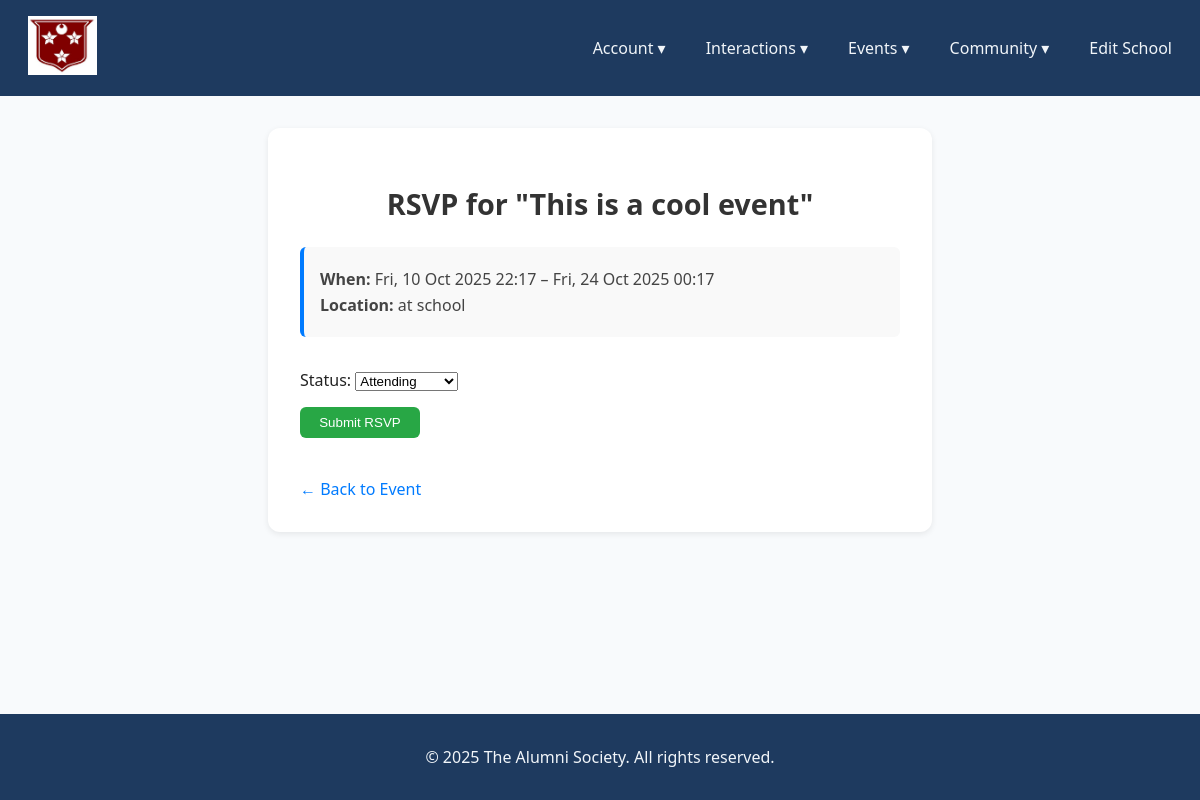
Screenshot of /events/1/rsvp/ (signed in) with the database file from the repository.
### Accounts/models.py (models this page shows, shortened)
class User(AbstractUser):
    school = models.ForeignKey(School, on_delete=models.CASCADE, related_name="users", null=True, blank=True)
    graduation_year = models.PositiveIntegerField(null=True, blank=True)
    occupation = models.CharField(max_length=100, blank=True)
    bio = models.TextField(blank=True)
    linkedin_url = models.URLField(blank=True)
    profile_picture = models.ImageField(upload_to='profile_pics/', blank=True, null=True)
    is_staff_account = models.BooleanField(default=False)
    is_superuser_account = models.BooleanField(default=False)
    is_student_account = models.BooleanField(default=False)

### schools/models.py (models this page shows, shortened)
class School(models.Model):
    name = models.CharField(max_length=255, unique=True)
    logo = models.ImageField(upload_to="school_logos/", blank=True, null=True)
    description = models.TextField(blank=True)
    address = models.TextField(blank=True)
    banner_image = models.ImageField(upload_to="school_banners/", blank=True, null=True)

### events/models.py (models this page shows, shortened)
class Event(models.Model):
    school = models.ForeignKey(
        School,
        on_delete=models.CASCADE,
        related_name="Events",
        default=1
    )
    title = models.CharField(max_length=200)
    description = models.TextField()
    location = models.CharField(max_length=200, blank=True)
    start_time = models.DateTimeField()
    end_time = models.DateTimeField()
    created_by = models.ForeignKey(
        settings.AUTH_USER_MODEL,
        on_delete=models.CASCADE,
        related_name="events_created"
    )
    created_at = models.DateTimeField(auto_now_add=True)
    updated_at = models.DateTimeField(auto_now=True)

class RSVP(models.Model):
    school = models.ForeignKey(
        School,
        on_delete=models.CASCADE,
        related_name="RSVP",
        default=1
    )
    STATUS_CHOICES = [
        ("yes", "Attending"),
        ("maybe", "Maybe"),
        ("no", "Not Attending"),
    ]
    event = models.ForeignKey(Event, related_name="rsvps", on_delete=models.CASCADE)
    user = models.ForeignKey(settings.AUTH_USER_MODEL, on_delete=models.CASCADE)
    status = models.CharField(max_length=10, choices=STATUS_CHOICES, default="maybe")
    class Meta:
        unique_together = ("event", "user")

### events/views.py (the view)
# urls.py: path("<int:pk>/rsvp/", views.rsvp_event, name="event_rsvp"),
@login_required
def rsvp_event(request, pk):
    event = get_object_or_404(Event, pk=pk)
    try:
        rsvp = RSVP.objects.get(event=event, user=request.user)
    except RSVP.DoesNotExist:
        rsvp = None
    if request.method == "POST":
        form = RSVPForm(request.POST, instance=rsvp)
        if form.is_valid():
            rsvp = form.save(commit=False)
            rsvp.user = request.user
            rsvp.event = event
            rsvp.save()
            messages.success(request, "Your RSVP has been saved.")
            return redirect("events:event_detail", pk=event.pk)
    else:
        form = RSVPForm(instance=rsvp)
    return render(request, "events/rsvp_form.html", {"form": form, "event": event})

### events/forms.py
class RSVPForm(forms.ModelForm):
    class Meta:
        model = RSVP
        fields = ["status"]

### events/templates/events/rsvp_form.html (shortened to what this page needs)
{% extends "Main/base.html" %}
{% block content %}
<div class="event-rsvp_container">
    <h2 class="event-rsvp_title">RSVP for "{{ event.title }}"</h2>
    <div class="event-rsvp_info">
        <p><strong>When:</strong> {{ event.start_time|date:"D, d M Y H:i" }} – {{ event.end_time|date:"D, d M Y H:i" }}</p>
        <p><strong>Location:</strong> {{ event.location }}</p>
    </div>
    <form method="post" class="event-rsvp_form">
        {{ form.as_p }}
        <button type="submit" class="event-rsvp_btn">Submit RSVP</button>
    </form>
    <a href="{% url 'events:event_detail' event.pk %}" class="event-rsvp_back">← Back to Event</a>
</div>
{% endblock %}

### Main/templates/Main/base.html (shortened to what this page needs)
<!DOCTYPE html>
<html lang="en">
<head>
    {% load static %}
    <link rel="stylesheet" href="{% static 'Main/style.css' %}">
</head>
<body>
<nav>
  <div class="nav-container">
    <div class="logo">
      <a href="{% url 'Main:homepage' %}" class="logo1">
        <p class="navtitle">
          {% if user.is_authenticated %}
            <img class="navbar-logo" src="{{ user.school.logo.url }}">
          {% else %}
            <img class="navbar-logo" src="{% static 'images/The Alumni Society Logo.png' %}" alt="Logo">
            {% endif %}
      </a>
    </div>
    <ul class="nav-links">
      {% if user.is_authenticated %}
      <li class="dropdown">
        <a href="#">Account ▾</a>
      </li>
      <li class="dropdown">
        <a href="#">Interactions ▾</a>
      </li>
      <li class="dropdown">
        <a href="#">Events ▾</a>
      </li>
      <li class="dropdown">
        <a href="#">Community ▾</a>
      </li>
      {% else %}
      <li><a href="{% url 'Accounts:login' %}">Login</a></li>
      <li><a href="{% url 'Accounts:create_account' %}">Create Account</a></li>
      {% endif %}
      {% if user.is_staff_account %}
      <li><a href="{% url 'schools:edit_school' user.school.id %}">Edit School</a></li>
      {% endif %}
    </ul>
  </div>
</nav>
    <main>
        {% block content %}
        {% endblock %}
    </main>
    <footer>
        <p>&copy; {{ year|default:2025 }} The Alumni Society. All rights reserved.</p>
    </footer>
</body>
</html>

### Main/static/Main/style.css (style rules this page uses)
nav { background: #1e3a5f; padding: 0.5rem 1rem; }
footer { background: #1e3a5f; padding: 1rem 0; text-align: center; color: #f1f5f9; }
.nav-container { display: flex; justify-content: space-between; align-items: center; max-height: 80px; }
.nav-links { list-style: none; display: flex; gap: 1rem; margin: 0; padding: 0; }
.nav-links li { position: relative; }
.logo1 { text-decoration: none; color: inherit; }
.navtitle { color: #f1f5f9; text-decoration: none; padding: 0.5rem 0.75rem; display: block; }
.nav-links a { color: #f1f5f9; text-decoration: none; padding: 0.5rem 0.75rem; display: block; }
body { display: flex; flex-direction: column; min-height: 100vh; margin: 0; padding: 0; font-family: 'Segoe UI', Arial, sans-serif; background-color: #f8fafc; color: #222; }
main { flex: 1; }
.event-rsvp_container { max-width: 600px; margin: 2rem auto; padding: 2rem; background: #fff; border-radius: 12px; box-shadow: 0 2px 6px rgba(0,0,0,0.08); }
.event-rsvp_title { font-size: 1.8rem; margin-bottom: 1.5rem; color: #333; text-align: center; }
.event-rsvp_info { margin-bottom: 2rem; padding: 1rem; border-left: 4px solid #007bff; background: #f9f9f9; border-radius: 6px; }
.event-rsvp_info p { margin: 0.3rem 0; font-size: 1rem; color: #444; }
.event-rsvp_form { margin-bottom: 1.5rem; }
.event-rsvp_form p { margin-bottom: 1rem; }
.event-rsvp_btn { padding: 0.5rem 1.2rem; border: none; border-radius: 6px; background: #28a745; color: white; font-weight: 500; cursor: pointer; transition: background 0.2s ease; }
.event-rsvp_back { display: inline-block; margin-top: 1rem; text-decoration: none; color: #007bff; font-weight: 500; transition: color 0.2s ease; }
.navbar-logo { min-height: 50px; max-width: 120px; max-height: 60px; height: auto; width: auto; object-fit: contain; }

### rows the page displays
User: school.logo (picture)
Event: title "This is a cool event", start_time "Fri, 10 Oct 2025 22:17", end_time "Fri, 24 Oct 2025 00:17", location "at school"
RSVP: status "Attending"

### other values shown
{{ year|default:2025 }} "2025"
